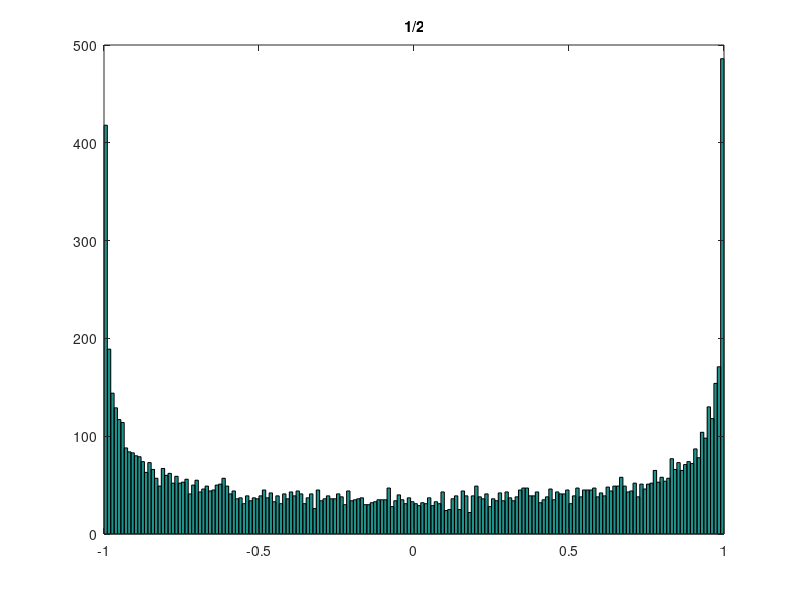
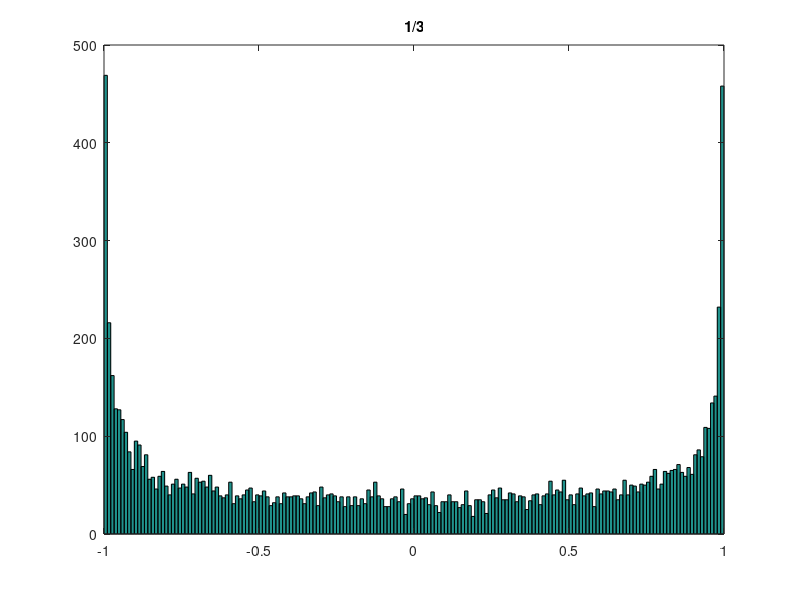
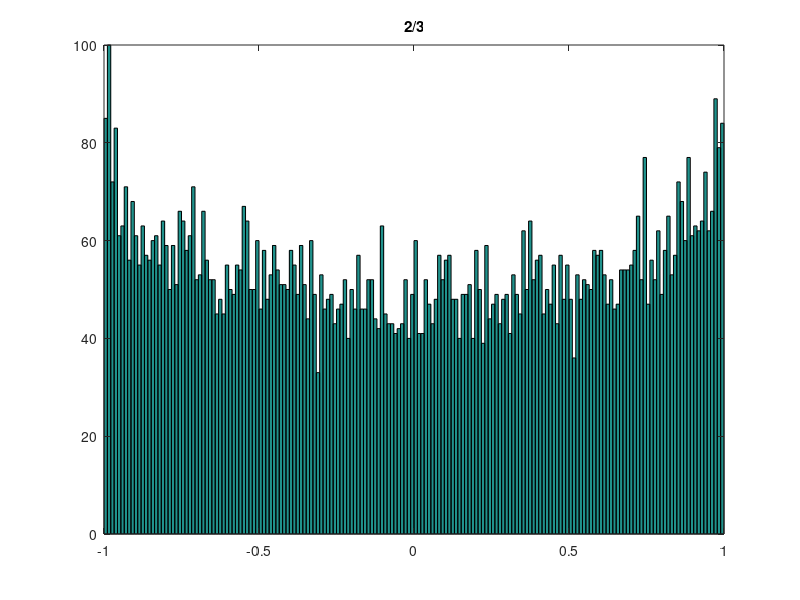
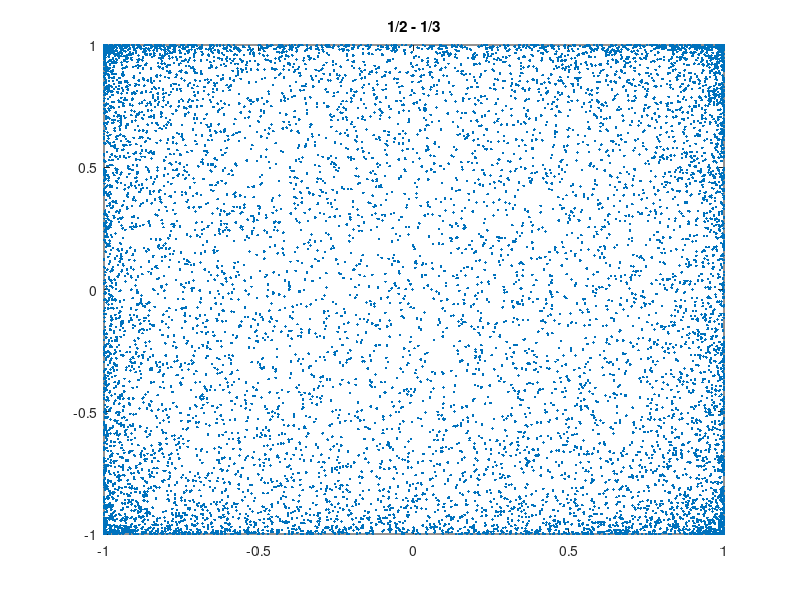

Recreate these plots in MATLAB, in order.
% this script generates random correlation matrices by randomizing the
% parameters of the general parametric specifications for a correlation matrix
% see "Risk and Asset Allocation"- Springer (2005), by A. Meucci

clear; clc; close all;

%%%%%%%%%%%%%%%%%%%%%%%%%%%%%%%%%%%%%%%%%%%%%%%%%%%%%%%%%%%%%%%%%%%%%%%%%%%%%%%%%%%%%%%%%%%%%%%%%%%%%%%%%%%%%%%%%%
N=3; % dimensionality of the problem
K=N*(N-1)/2;

J=10000; % number of simulations

% parametrization 1: randomize angles
Thetas=2*pi*rand(J,K);
Cosines=cos(Thetas);
Sines=sin(Thetas);

% parametrization 2: randomize sines/cosines
%Cosines=2*rand(J,K)-1;
%Sines=sqrt(1-Cosines.*Cosines);

%%%%%%%%%%%%%%%%%%%%%%%%%%%%%%%%%%%%%%%%%%%%%%%%%%%%%%%%%%%%%%%%%%%%%%%%%%%%%%%%%%%%%%%%%%%%%%%%%%%%%%%%%%%%%%%%%%
% compute correlations in all scenarios
x=[0];
for n=2:N
    x=[x
        (n-1)*(n-2)/2 + 1];
end

CorrsAsTensor=zeros(J,N,N);
Eigs=[];
Z=zeros(N,1);
for j=1:J
    c=Cosines(j,:)';
    s=Sines(j,:)';

    V=Z;
    V(1)=1;
    for n=2:N
        v=Z;
        v(1)=c(x(n));
        S=[1; cumprod(s([x(n):x(n)+n-2]))];
        for k=2:n-1
            v(k)=S(k)*c(x(n)+k-1);
        end
        v(n)=S(end);

        V=[V v];
    end
    Corr=V'*V;
    CorrsAsTensor(j,:,:)=Corr;
    %Eigs=[Eigs
    %     eig(Corr)'];

end

% reassemble results in an entry-wise structure that runs on the upper
% triangular portion of the correlation

CorrsAsEntries=[];
k=0;
for n=1:N
    for m=n+1:N
        k=k+1;
        CorrsAsEntries(k).Values = CorrsAsTensor(:,n,m);
        CorrsAsEntries(k).Names = [num2str(n) '/' num2str(m)];
    end
end

%%%%%%%%%%%%%%%%%%%%%%%%%%%%%%%%%%%%%%%%%%%%%%%%%%%%%%%%%%%%%%%%%%%%%%%%%%%%%%%%%%%%%%%%%%%%%%%%%%%%%%%%%%%%%%%%%%%%%
% plots
Plots=1;  % choose to plot or not
if Plots

    % univariate marginals
    K=length(CorrsAsEntries);
    Nbins=round(20*log(J));
    for k=1:K
        figure
        hist(CorrsAsEntries(k).Values,Nbins);
        title(CorrsAsEntries(k).Names);
    end

    % bivariate marginals
    for k=1:K
        for j=k+1:K
            figure
            plot(CorrsAsEntries(k).Values,CorrsAsEntries(j).Values,'.');
            title([CorrsAsEntries(k).Names ' - ' CorrsAsEntries(j).Names]);
        end
    end
end